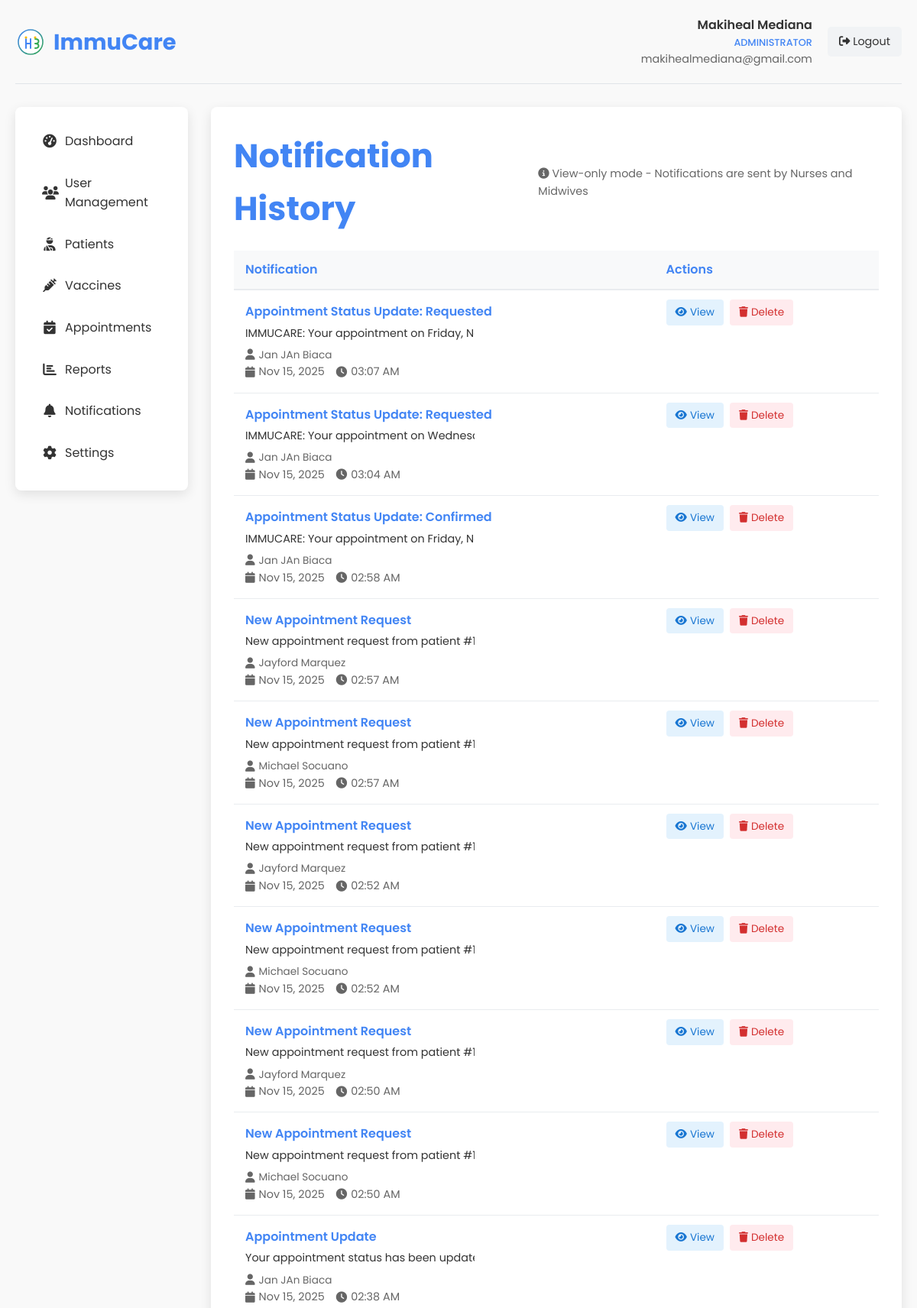
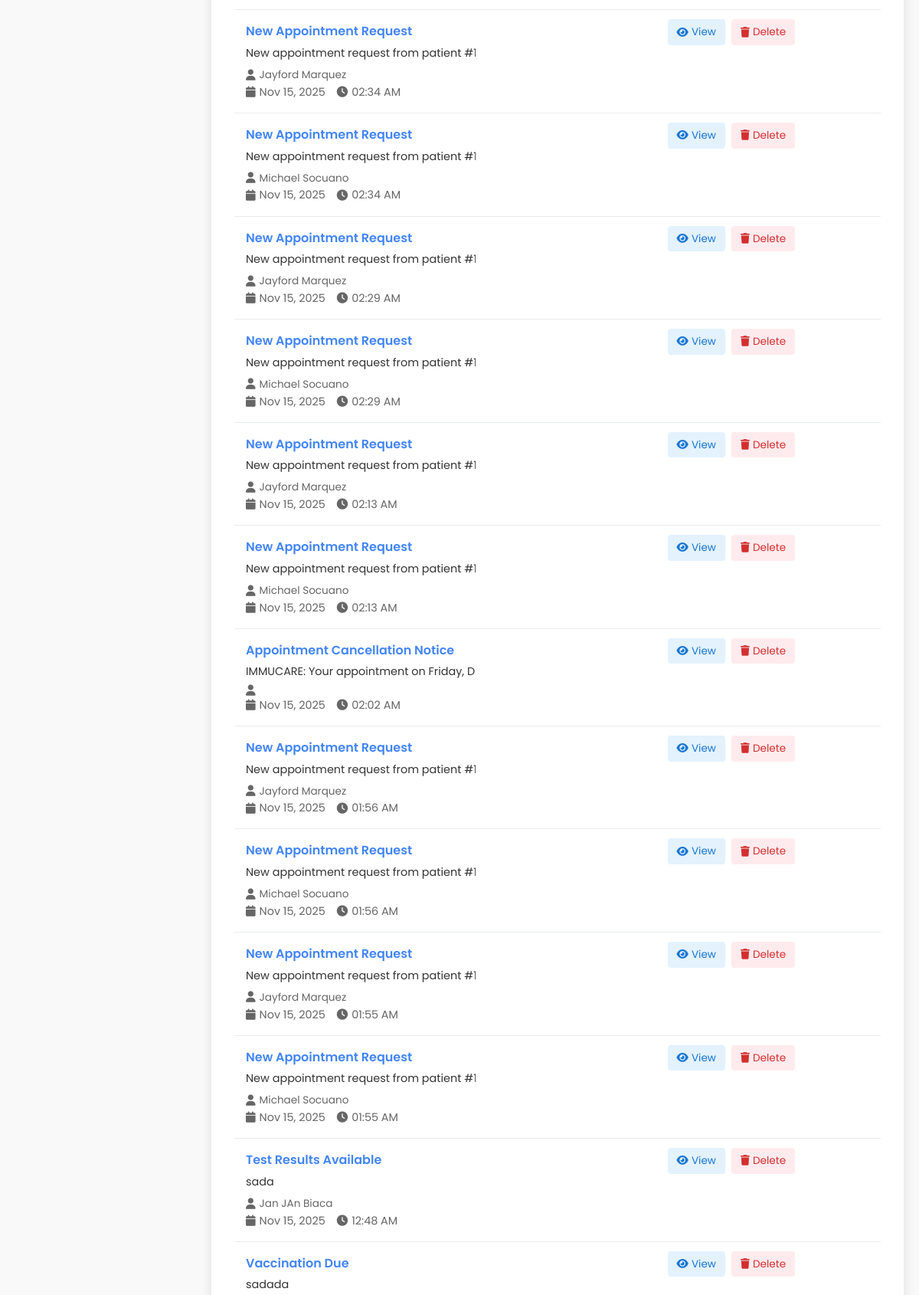
Screenshot of /admin_notifications.php (signed in, upper part) with the database file from the repository (2 pictures, top to bottom).
### tables this page shows
CREATE TABLE `notifications` (
  `id` int(11) NOT NULL,
  `user_id` int(11) NOT NULL,
  `title` varchar(100) NOT NULL,
  `message` text NOT NULL,
  `type` enum('email','sms','system') NOT NULL,
  `is_read` tinyint(1) DEFAULT 0,
  `sent_at` datetime DEFAULT NULL,
  `created_at` datetime NOT NULL,
  `updated_at` timestamp NOT NULL DEFAULT current_timestamp() ON UPDATE current_timestamp()
);

CREATE TABLE `users` (
  `id` int(11) NOT NULL,
  `role_id` int(11) NOT NULL DEFAULT 4,
  `user_type` enum('admin','midwife','nurse','patient') NOT NULL DEFAULT 'patient',
  `name` varchar(100) NOT NULL,
  `email` varchar(100) NOT NULL,
  `phone` varchar(20) NOT NULL,
  `password` varchar(255) NOT NULL,
  `otp` varchar(6) DEFAULT NULL,
  `otp_expiry` datetime DEFAULT NULL,
  `is_active` tinyint(1) DEFAULT 1,
  `last_login` datetime NOT NULL,
  `created_at` datetime NOT NULL,
  `updated_at` timestamp NOT NULL DEFAULT current_timestamp() ON UPDATE current_timestamp()
);

### admin_notifications.php (the view, shortened to what this page needs)
<?php
$admin_name = isset($_SESSION['user_name']) ? $_SESSION['user_name'] : 'Admin';
$admin_email = isset($_SESSION['user_email']) ? $_SESSION['user_email'] : '';
$conn = new mysqli(DB_HOST, DB_USER, DB_PASS, DB_NAME);
$notifications_query = "SELECT n.*, u.name as user_name, u.email as user_email
                       FROM notifications n
                       LEFT JOIN users u ON n.user_id = u.id
                       ORDER BY n.created_at DESC
                       LIMIT 100";
$notifications_result = $conn->query($notifications_query);
?>
<!DOCTYPE html>
<html lang="en">
<head>
    <link rel="stylesheet" href="styles.css">
    <link rel="stylesheet" href="https://cdnjs.cloudflare.com/ajax/libs/font-awesome/6.4.0/css/all.min.css">
</head>
<body>
    <div class="dashboard-container">
        <div class="dashboard-header">
            <div class="dashboard-logo">
                <img src="images/logo.svg" alt="ImmuCare Logo">
                <h1>ImmuCare</h1>
            </div>
            <div class="user-menu">
                <div class="user-info">
                    <div class="user-name"><?php echo htmlspecialchars($admin_name); ?></div>
                    <div class="user-role">Administrator</div>
                    <div class="user-email"><?php echo htmlspecialchars($admin_email); ?></div>
                </div>
                <a href="admin_dashboard.php?logout=1" class="logout-btn">
                    <i class="fas fa-sign-out-alt"></i> Logout
                </a>
            </div>
        </div>
        <div class="dashboard-content">
            <div class="sidebar">
                <ul class="sidebar-menu">
                    <li><a href="admin_dashboard.php"><i class="fas fa-tachometer-alt"></i> Dashboard</a></li>
                    <li><a href="admin_users.php"><i class="fas fa-users"></i> User Management</a></li>
                    <li><a href="admin_patients.php"><i class="fas fa-user-injured"></i> Patients</a></li>
                    <li><a href="admin_vaccines.php"><i class="fas fa-syringe"></i> Vaccines</a></li>
                    <li><a href="admin_appointments.php"><i class="fas fa-calendar-check"></i> Appointments</a></li>
                    <li><a href="admin_reports.php"><i class="fas fa-chart-bar"></i> Reports</a></li>
                    <li><a href="admin_notifications.php" class="active"><i class="fas fa-bell"></i> Notifications</a></li>
                    <li><a href="admin_settings.php"><i class="fas fa-cog"></i> Settings</a></li>
                </ul>
            </div>
            <div class="main-content">
                <div class="page-title">
                    <h2>Notification History</h2>
                    <div style="font-size: 0.9rem; color: #666; font-weight: normal;">
                        <i class="fas fa-info-circle"></i> View-only mode - Notifications are sent by Nurses and Midwives
                    </div>
                </div>
                <div class="notifications-list">
                    <table class="notifications-table">
                            <thead>
                                <tr>
                                    <th>Notification</th>
                                    <th>Actions</th>
                                </tr>
                            </thead>
                            <tbody>
                                <?php if ($notifications_result->num_rows > 0): ?>
                                    <?php while ($notification = $notifications_result->fetch_assoc()): ?>
                                        <tr>
                                            <td class="notification-content-cell">
                                                <div class="notification-title">
                                                    <?php echo htmlspecialchars($notification['title']); ?>
                                                </div>
                                                <div class="notification-message">
                                                    <?php echo htmlspecialchars($notification['message']); ?>
                                                </div>
                                                <div class="notification-recipient">
                                                    <i class="fas fa-user"></i>
                                                    <?php echo htmlspecialchars($notification['user_name']); ?>
                                                </div>
                                                <div class="notification-meta">
                                                    <div class="meta-item">
                                                        <i class="fas fa-calendar"></i>
                                                        <?php echo date('M d, Y', strtotime($notification['created_at'])); ?>
                                                    </div>
                                                    <div class="meta-item">
                                                        <i class="fas fa-clock"></i>
                                                        <?php echo date('h:i A', strtotime($notification['created_at'])); ?>
                                                    </div>
                                                </div>
                                            </td>
                                            <td>
                                                <div class="action-buttons">
                                                    <a href="#" class="action-btn btn-view" onclick="viewNotification('<?php echo htmlspecialchars($notification['title'], ENT_QUOTES); ?>', '<?php echo htmlspecialchars($notification['message'], ENT_QUOTES); ?>')">
                                                        <i class="fas fa-eye"></i> View
                                                    </a>
                                                    <a href="?action=delete&id=<?php echo $notification['id']; ?>" class="action-btn btn-delete" onclick="return confirm('Are you sure you want to delete this notification?');">
                                                        <i class="fas fa-trash"></i> Delete
                                                    </a>
                                                </div>
                                            </td>
                                        </tr>
                                    <?php endwhile; ?>
                                <?php else: ?>
                                    <tr>
                                        <td colspan="4" style="text-align: center; padding: 30px;">No notifications found.</td>
                                    </tr>
                                <?php endif; ?>
                            </tbody>
                        </table>
                    </div>
                </div>
            </div>
        </div>
</body>
</html>

### styles.css (style rules this page uses)
:root { --primary-color: #4285f4; --secondary-color: #34a853; --accent-color: #fbbc05; --text-color: #333; --light-text: #666; --bg-light: #f9f9f9; --bg-white: #ffffff; --shadow: 0 5px 15px rgba(0, 0, 0, 0.1); --border-radius: 8px; --transition: all 0.3s ease; }
* { margin: 0; padding: 0; box-sizing: border-box; }
html { scroll-behavior: smooth; }
body { font-family: 'Poppins', sans-serif; line-height: 1.6; color: var(--text-color); background-color: var(--bg-light); }
a { text-decoration: none; color: inherit; }
ul { list-style: none; }
img { max-width: 100%; height: auto; }

### rows the page displays
notifications: title "Appointment Status Update: Requested", message "IMMUCARE: Your appointment on Friday,…", user.name "Jan JAn Biaca", created_at "Nov 15, 2025", created_at "03:07 AM"
notifications: title "Appointment Status Update: Requested", message "IMMUCARE: Your appointment on Wedne…", user.name "Jan JAn Biaca", created_at "Nov 15, 2025", created_at "03:04 AM"
notifications: title "Appointment Status Update: Confirmed", message "IMMUCARE: Your appointment on Friday,…", user.name "Jan JAn Biaca", created_at "Nov 15, 2025", created_at "02:58 AM"
notifications: title "New Appointment Request", message "New appointment request from patient…", user.name "Jayford Marquez", created_at "Nov 15, 2025", created_at "02:57 AM"
notifications: title "New Appointment Request", message "New appointment request from patient…", user.name "Michael Socuano", created_at "Nov 15, 2025", created_at "02:57 AM"
notifications: title "New Appointment Request", message "New appointment request from patient…", user.name "Jayford Marquez", created_at "Nov 15, 2025", created_at "02:52 AM"
notifications: title "New Appointment Request", message "New appointment request from patient…", user.name "Michael Socuano", created_at "Nov 15, 2025", created_at "02:52 AM"
notifications: title "New Appointment Request", message "New appointment request from patient…", user.name "Jayford Marquez", created_at "Nov 15, 2025", created_at "02:50 AM"
notifications: title "New Appointment Request", message "New appointment request from patient…", user.name "Michael Socuano", created_at "Nov 15, 2025", created_at "02:50 AM"
notifications: title "Appointment Update", message "Your appointment status has been upd…", user.name "Jan JAn Biaca", created_at "Nov 15, 2025", created_at "02:38 AM"
notifications: title "New Appointment Request", message "New appointment request from patient…", user.name "Jayford Marquez", created_at "Nov 15, 2025", created_at "02:34 AM"
notifications: title "New Appointment Request", message "New appointment request from patient…", user.name "Michael Socuano", created_at "Nov 15, 2025", created_at "02:34 AM"
notifications: title "New Appointment Request", message "New appointment request from patient…", user.name "Jayford Marquez", created_at "Nov 15, 2025", created_at "02:29 AM"
notifications: title "New Appointment Request", message "New appointment request from patient…", user.name "Michael Socuano", created_at "Nov 15, 2025", created_at "02:29 AM"
notifications: title "New Appointment Request", message "New appointment request from patient…", user.name "Jayford Marquez", created_at "Nov 15, 2025", created_at "02:13 AM"
notifications: title "New Appointment Request", message "New appointment request from patient…", user.name "Michael Socuano", created_at "Nov 15, 2025", created_at "02:13 AM"
notifications: title "Appointment Cancellation Notice", message "IMMUCARE: Your appointment on Friday,…", created_at "Nov 15, 2025", created_at "02:02 AM"
notifications: title "New Appointment Request", message "New appointment request from patient…", user.name "Jayford Marquez", created_at "Nov 15, 2025", created_at "01:56 AM"
notifications: title "New Appointment Request", message "New appointment request from patient…", user.name "Michael Socuano", created_at "Nov 15, 2025", created_at "01:56 AM"
notifications: title "New Appointment Request", message "New appointment request from patient…", user.name "Jayford Marquez", created_at "Nov 15, 2025", created_at "01:55 AM"
notifications: title "New Appointment Request", message "New appointment request from patient…", user.name "Michael Socuano", created_at "Nov 15, 2025", created_at "01:55 AM"
notifications: title "Test Results Available", message "sada", user.name "Jan JAn Biaca", created_at "Nov 15, 2025", created_at "12:48 AM"
notifications: title "Vaccination Due", message "sadada"

### other values shown
$admin_name "Makiheal Mediana"
$admin_email "makihealmediana@gmail.com"
